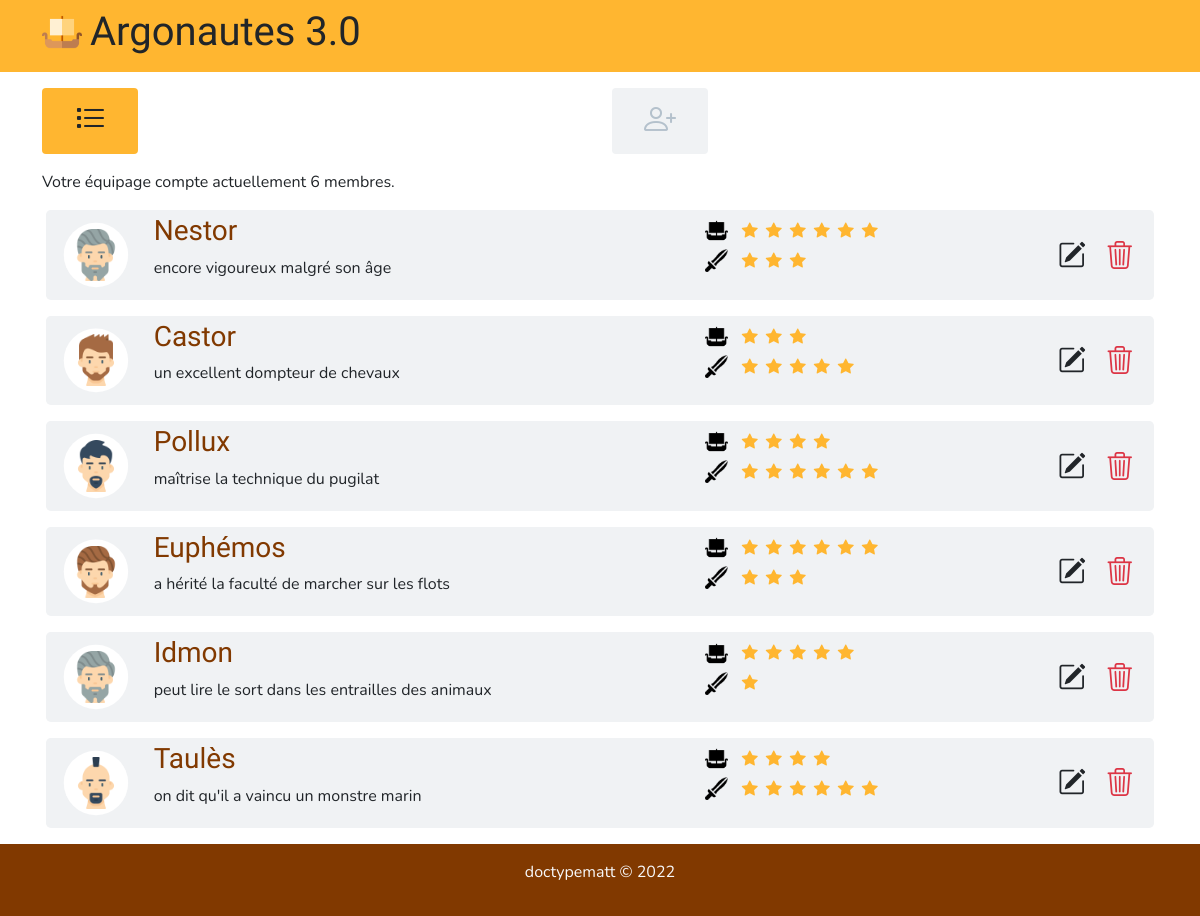
The page / on the database its author committed.
### tables this page shows
CREATE TABLE `member` (
  `memId` int(11) UNSIGNED NOT NULL,
  `memName` varchar(50) NOT NULL,
  `memSign` varchar(100) DEFAULT 'aucun signe particulier',
  `memIcon` varchar(100) DEFAULT 'ava_1.png',
  `memNavg` int(1) NOT NULL DEFAULT '3',
  `memComb` int(1) NOT NULL DEFAULT '3'
);

### index.php (called while the page is built, shortened)
<?php
require_once('models/argo_queries.php');
$showCrewSection = 'd-block';
$memberList = getMemberList();
require_once('views/index.phtml');

### models/argo_queries.php (called while the page is built, shortened)
<?php
function getMemberList() {
  $pdo = connectToDatabase();
  $query = "
    SELECT *
    FROM member
  ";
  $stmt = $pdo->prepare($query);
  $stmt->execute();
  return $stmt->fetchAll(PDO::FETCH_ASSOC);
}

### views/index.phtml (the view, shortened to what this page needs)
<!DOCTYPE html>
<html lang="en">
<head>
  <link href="https://cdn.jsdelivr.net/npm/bootstrap@5.0.2/dist/css/bootstrap.min.css" rel="stylesheet">
  <link rel="stylesheet" href="https://cdn.jsdelivr.net/npm/bootstrap-icons@1.8.1/font/bootstrap-icons.css">
  <link rel="stylesheet" href="public/css/main.css">
  <link rel="stylesheet" href="public/css/quer.css">
</head>
<body>
  <header class="p-2">
    <div class="container">
      <h1 class="d-flex align-items-center">
        <img class="hero__icon me-2" src="public/icons/vessel.png" alt="">
        <a class="link link-dark text-decoration-none" href="index.php">Argonautes 3.0</a>
      </h1>
    </div>
  </header>
  <main>
    <section id="menu" class="my-3">
      <div class="container">
        <div class="row">
          <div class="col-6">
            <a id="showCrew" class="btn section__toggler p-2 active" data-toggle="crew">
              <i class="bi bi-list-task fs-2 p-1"></i>
            </a>
          </div>
          <div class="col-6">
            <a id="addMember" class="btn section__toggler p-2" data-toggle="form">
              <i class="bi bi-person-plus fs-2"></i>
            </a>
          </div>
        </div>
      </div>
    </section>
    <section id="crew" class="my-3 <?= $showCrewSection ?>">
      <div class="container">
        <p>Votre équipage compte actuellement <?= count($memberList) ?> membres.</p>
        <div class="crew__wrapper">
          <?php foreach ($memberList as $m) { ?>
            <div class="row crew__member rounded rounded-3 p-1 mx-1 my-3">
              <div class="col-12 col-lg-1 d-flex justify-content-center align-items-center crew__member__head">
                <img class="avat_img p-1" src="public/icons/<?= $m['memIcon'] ?>" alt="">
              </div>
              <div class="col-12 col-lg-6 crew__member__primary">
                <h3 class="text-center text-lg-start"><?= $m['memName'] ?></h3>
                <p class=""><?= $m['memSign'] ?></p>
              </div>
              <div class="col-12 col-lg-5 crew__member__secondary">
                <div class="row align-items-center">
                  <div class="col-9">
                    <div class="d-flex align-items-center my-1">
                      <span class="skill skill__navg"></span>
                      <?php for ($i = 1; $i <= $m['memNavg']; $i++) { ?>
                        <i class="skill__star bi bi-star-fill mx-1"></i>
                      <?php } ?>
                    </div>
                    <div class="d-flex align-items-center my-1">
                      <span class="skill skill__comb"></span>
                      <?php for ($i = 1; $i <= $m['memComb']; $i++) { ?>
                        <i class="skill__star bi bi-star-fill mx-1"></i>
                      <?php } ?>
                    </div>
                  </div>
                  <div class="col-3 card__commands d-flex justify-content-center align-items-center px-4">
                    <a class="btn btn-cust p-2 m-1 command__btn edit__btn" href="index.php?action=edit&id=<?= $m['memId'] ?>">
                      <i class="bi bi-pencil-square fs-3"></i>
                    </a>
                    <a class="btn btn-cust p-2 m-1 command__btn delete__btn" data-id="<?= $m['memId'] ?>" data-name="<?= $m['memName'] ?>" data-bs-toggle="modal" data-bs-target="#deleteModal">
                      <i class="bi bi-trash3 fs-3"></i>
                    </a>
                  </div>
                </div>
              </div>
            </div>
          <?php } ?>
        </div>
      </div>
    </section>
  </main>
  <footer class="p-3">
    <div class="container">
      <p class="text-center">doctypematt &copy; 2022</p>
    </div>
  </footer>
</body>
</html>

### public/css/main.css (style rules this page uses)
body { font-family: 'Nunito', sans-serif; background: #fff; display: flex; flex-direction: column; min-height: 100vh; }
h1, h2, h3 { font-family: 'Rancho', cursive; color: #813900; }
header { background: #ffb630; }
footer { background: #813900; color: #f8f9fa; margin-top: auto; }
i.bi-trash3 { color: #dc3545; }
.hero__icon { width: 40px; }
.section__toggler { width: 15vw; background: #f0f2f4; color: #b4c1cc; }
.section__toggler.active { background: #ffb630; color: #212529; }
.crew__member { background: #f0f2f4; }
.crew__member__head { background-image: url('../icons/bg_circle.svg'); background-position: center; background-repeat: no-repeat; background-size: 30%; background-clip: border-box; }
.avat_img { max-width: 60px; }
.skill { display: inline-block; width: 26px; height: 26px; background-position: center; background-repeat: no-repeat; background-size: 90%; margin-right: .5rem; }
.skill__navg { background-image: url('../icons/solid_vessel_alt.png'); }
.skill__comb { background-image: url('../icons/solid_sword.png'); }
.skill__star { color: #ffb630; }
.command__btn { width: 40px; height: 40px; }

### public/css/quer.css (style rules this page uses)
@media (min-width: 992px) { .section__toggler { width: 8vw; } }
@media (min-width: 992px) { .crew__member__head { background-size: 140%; } }

### rows shown on the page
member: memIcon (picture), memName "Nestor", memSign "encore vigoureux malgré son âge", memNavg 6 (drawn), memComb 3 (drawn)
member: memIcon (picture), memName "Castor", memSign "un excellent dompteur de chevaux", memNavg 3 (drawn), memComb 5 (drawn)
member: memIcon (picture), memName "Pollux", memSign "maîtrise la technique du pugilat", memNavg 4 (drawn), memComb 6 (drawn)
member: memIcon (picture), memName "Euphémos", memSign "a hérité la faculté de marcher sur les flots", memNavg 6 (drawn), memComb 3 (drawn)
member: memIcon (picture), memName "Idmon", memSign "peut lire le sort dans les entrailles des animaux", memNavg 5 (drawn), memComb 1 (drawn)
member: memIcon (picture), memName "Taulès", memSign "on dit qu'il a vaincu un monstre marin", memNavg 4 (drawn), memComb 6 (drawn)

### other values the page prints
count($memberList) "6"
